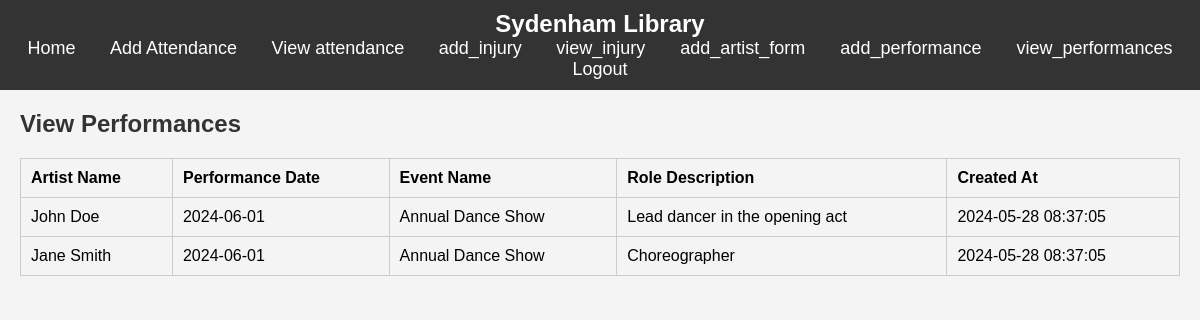
Screenshot of /pages/view_performances.php (signed in) with the database file from the repository.
### tables this page shows
CREATE TABLE `performances` (
  `id` int(11) NOT NULL,
  `artist_id` int(11) NOT NULL,
  `performance_date` date NOT NULL,
  `event_name` varchar(100) NOT NULL,
  `role_description` text DEFAULT NULL,
  `created_at` timestamp NOT NULL DEFAULT current_timestamp()
);

CREATE TABLE `artists` (
  `id` int(11) NOT NULL,
  `first_name` varchar(50) NOT NULL,
  `last_name` varchar(50) NOT NULL,
  `date_of_birth` date NOT NULL,
  `gender` enum('male','female','other') NOT NULL,
  `bio` text DEFAULT NULL,
  `created_at` timestamp NOT NULL DEFAULT current_timestamp()
);

### pages/view_performances.php (the view, shortened to what this page needs)
<?php
require_once '../includes/db.php';
$performances = $pdo->query("SELECT p.id, a.first_name, a.last_name, p.performance_date, p.event_name, p.role_description, p.created_at
                             FROM performances p
                             JOIN artists a ON p.artist_id = a.id")->fetchAll(PDO::FETCH_ASSOC);
?>
<!DOCTYPE html>
<html>
<head>
</head>
<body>
<?php include '../templates/header.php'; ?>
    <div class="content">
        <h2>View Performances</h2>
        <table>
            <tr>
                <th>Artist Name</th>
                <th>Performance Date</th>
                <th>Event Name</th>
                <th>Role Description</th>
                <th>Created At</th>
            </tr>
            <?php foreach ($performances as $performance): ?>
                <tr>
                    <td><?= htmlspecialchars($performance['first_name']) ?> <?= htmlspecialchars($performance['last_name']) ?></td>
                    <td><?= htmlspecialchars($performance['performance_date']) ?></td>
                    <td><?= htmlspecialchars($performance['event_name']) ?></td>
                    <td><?= htmlspecialchars($performance['role_description']) ?></td>
                    <td><?= htmlspecialchars($performance['created_at']) ?></td>
                </tr>
            <?php endforeach; ?>
        </table>
    </div>
</body>
</html>

### pages/view_performances.php (style rules this page uses)
body { font-family: Arial, sans-serif; margin: 0; padding: 0; background-color: #f4f4f4; }
.content { padding: 20px; }
h2 { color: #333; margin-top: 0; }
table { width: 100%; border-collapse: collapse; margin-top: 20px; }
table, th, td { border: 1px solid #ccc; }
th, td { padding: 10px; text-align: left; }
th { background-color: #f4f4f4; }

### templates/header.php (style rules this page uses)
body { font-family: Arial, sans-serif; margin: 0; padding: 0; }

### rows the page displays
performances: artist.first_name "John", artist.last_name "Doe", performance_date "2024-06-01", event_name "Annual Dance Show", role_description "Lead dancer in the opening act", created_at "2024-05-28 08:37:05"
performances: artist.first_name "Jane", artist.last_name "Smith", performance_date "2024-06-01", event_name "Annual Dance Show", role_description "Choreographer", created_at "2024-05-28 08:37:05"
